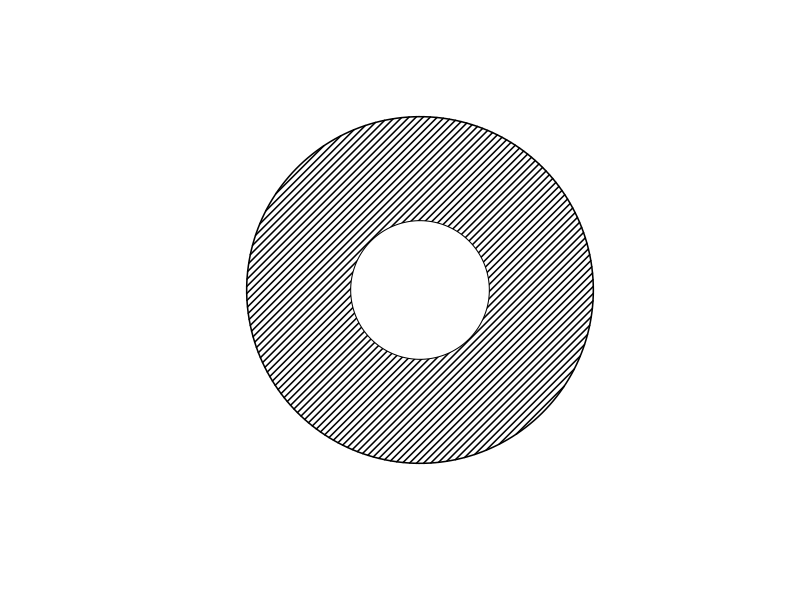

Source code (R):
setwd("C:/Users/18904/Github/junior-mathematics/codes")
if(!dir.exists("../figures"))dir.create("../figures")

# week82-1: hollow cylinder cross section, outer circle D, inner circle d
draw1=function(){
  plot(0,0,xlim=c(-2,2),ylim=c(-2,2),type="n",asp=1,axes=FALSE,xlab="",ylab="")
  theta=seq(0,2*pi,length=200)
  # outer circle
  cx=1.8*cos(theta);cy=1.8*sin(theta)
  polygon(cx,cy,density=20,lwd=1.5)
  # inner circle
  ix=0.72*cos(theta);iy=0.72*sin(theta)
  polygon(ix,iy,col="white",border="black")
}
cairo_pdf("../figures/week82-1.pdf",width=4,height=4,family="sans");draw1();dev.off()
svglite::svglite("../figures/week82-1.svg",width=4,height=4);draw1();dev.off()
